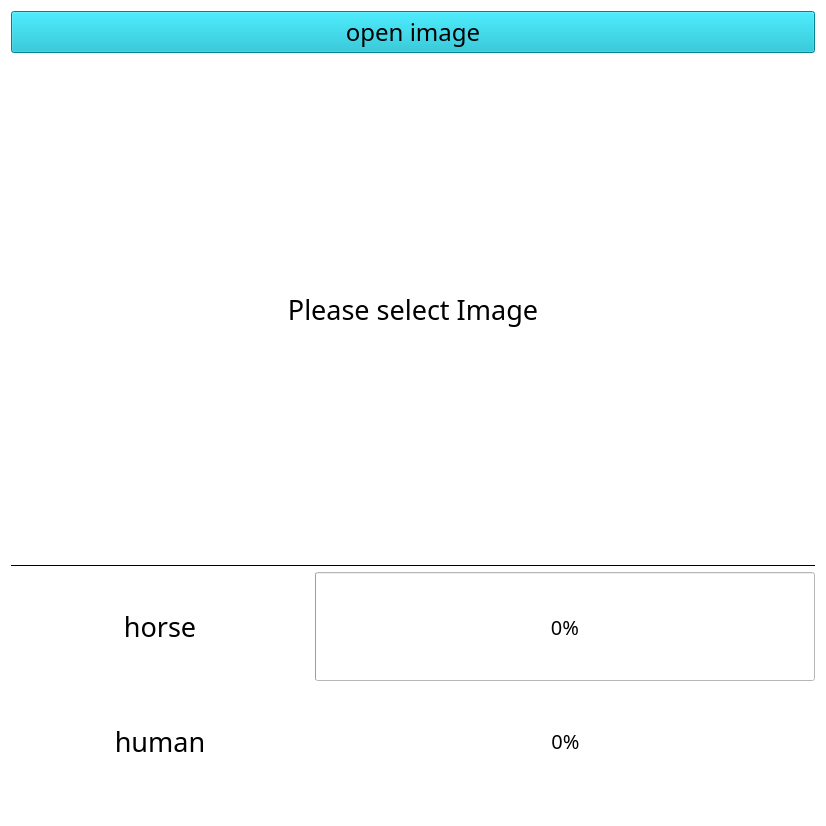
<?xml version="1.0" encoding="UTF-8"?>
<ui version="4.0">
 <class>QWidget</class>
 <widget class="QWidget" name="QWidget">
  <property name="geometry">
   <rect>
    <x>0</x>
    <y>0</y>
    <width>826</width>
    <height>826</height>
   </rect>
  </property>
  <property name="sizePolicy">
   <sizepolicy hsizetype="Fixed" vsizetype="Fixed">
    <horstretch>0</horstretch>
    <verstretch>0</verstretch>
   </sizepolicy>
  </property>
  <property name="minimumSize">
   <size>
    <width>826</width>
    <height>826</height>
   </size>
  </property>
  <property name="maximumSize">
   <size>
    <width>826</width>
    <height>16777215</height>
   </size>
  </property>
  <property name="windowTitle">
   <string>HorseOrHuman</string>
  </property>
  <property name="styleSheet">
   <string notr="true">background-color: rgb(255, 255, 255);</string>
  </property>
  <layout class="QVBoxLayout" name="verticalLayout">
   <item>
    <widget class="QPushButton" name="btn_select">
     <property name="sizePolicy">
      <sizepolicy hsizetype="Minimum" vsizetype="Fixed">
       <horstretch>0</horstretch>
       <verstretch>0</verstretch>
      </sizepolicy>
     </property>
     <property name="minimumSize">
      <size>
       <width>0</width>
       <height>30</height>
      </size>
     </property>
     <property name="font">
      <font>
       <family>나눔스퀘어라운드 Light</family>
       <pointsize>18</pointsize>
      </font>
     </property>
     <property name="autoFillBackground">
      <bool>false</bool>
     </property>
     <property name="styleSheet">
      <string notr="true">background-color: #05B8CC;</string>
     </property>
     <property name="text">
      <string>open image</string>
     </property>
    </widget>
   </item>
   <item>
    <widget class="QLabel" name="lbl_image">
     <property name="sizePolicy">
      <sizepolicy hsizetype="Preferred" vsizetype="Fixed">
       <horstretch>0</horstretch>
       <verstretch>0</verstretch>
      </sizepolicy>
     </property>
     <property name="minimumSize">
      <size>
       <width>651</width>
       <height>500</height>
      </size>
     </property>
     <property name="font">
      <font>
       <family>나눔스퀘어라운드 Bold</family>
       <pointsize>20</pointsize>
      </font>
     </property>
     <property name="text">
      <string>Please select Image</string>
     </property>
     <property name="alignment">
      <set>Qt::AlignCenter</set>
     </property>
    </widget>
   </item>
   <item>
    <widget class="QLabel" name="label_3">
     <property name="sizePolicy">
      <sizepolicy hsizetype="Preferred" vsizetype="Fixed">
       <horstretch>0</horstretch>
       <verstretch>0</verstretch>
      </sizepolicy>
     </property>
     <property name="minimumSize">
      <size>
       <width>0</width>
       <height>1</height>
      </size>
     </property>
     <property name="maximumSize">
      <size>
       <width>16777215</width>
       <height>1</height>
      </size>
     </property>
     <property name="styleSheet">
      <string notr="true">background-color: rgb(0, 0, 0);</string>
     </property>
     <property name="text">
      <string/>
     </property>
    </widget>
   </item>
   <item>
    <layout class="QHBoxLayout" name="horizontalLayout">
     <item>
      <widget class="QLabel" name="label">
       <property name="sizePolicy">
        <sizepolicy hsizetype="Preferred" vsizetype="Preferred">
         <horstretch>0</horstretch>
         <verstretch>0</verstretch>
        </sizepolicy>
       </property>
       <property name="font">
        <font>
         <family>나눔스퀘어라운드 Light</family>
         <pointsize>20</pointsize>
        </font>
       </property>
       <property name="text">
        <string>horse</string>
       </property>
       <property name="alignment">
        <set>Qt::AlignCenter</set>
       </property>
      </widget>
     </item>
     <item>
      <widget class="QProgressBar" name="bar_horse">
       <property name="sizePolicy">
        <sizepolicy hsizetype="Fixed" vsizetype="Minimum">
         <horstretch>0</horstretch>
         <verstretch>0</verstretch>
        </sizepolicy>
       </property>
       <property name="minimumSize">
        <size>
         <width>500</width>
         <height>0</height>
        </size>
       </property>
       <property name="font">
        <font>
         <family>나눔스퀘어 Light</family>
         <pointsize>15</pointsize>
        </font>
       </property>
       <property name="styleSheet">
        <string notr="true">QProgressBar
{
border: solid grey;
color: black;
}
QProgressBar::chunk 
{
background-color: #05B8CC;
}
text-shadow: 1px 1px 2px pink;</string>
       </property>
       <property name="maximum">
        <number>100</number>
       </property>
       <property name="value">
        <number>0</number>
       </property>
       <property name="alignment">
        <set>Qt::AlignCenter</set>
       </property>
       <property name="textVisible">
        <bool>true</bool>
       </property>
      </widget>
     </item>
    </layout>
   </item>
   <item>
    <layout class="QHBoxLayout" name="horizontalLayout_2">
     <item>
      <widget class="QLabel" name="label_2">
       <property name="sizePolicy">
        <sizepolicy hsizetype="Minimum" vsizetype="Preferred">
         <horstretch>0</horstretch>
         <verstretch>0</verstretch>
        </sizepolicy>
       </property>
       <property name="font">
        <font>
         <family>나눔스퀘어라운드 Light</family>
         <pointsize>20</pointsize>
        </font>
       </property>
       <property name="text">
        <string>human</string>
       </property>
       <property name="alignment">
        <set>Qt::AlignCenter</set>
       </property>
      </widget>
     </item>
     <item>
      <widget class="QProgressBar" name="bar_human">
       <property name="sizePolicy">
        <sizepolicy hsizetype="Fixed" vsizetype="Minimum">
         <horstretch>0</horstretch>
         <verstretch>0</verstretch>
        </sizepolicy>
       </property>
       <property name="minimumSize">
        <size>
         <width>500</width>
         <height>0</height>
        </size>
       </property>
       <property name="font">
        <font>
         <family>나눔스퀘어 Light</family>
         <pointsize>15</pointsize>
        </font>
       </property>
       <property name="styleSheet">
        <string notr="true">QProgressBar
{
border: solid grey;
border-radius: 15px;
}
QProgressBar::chunk 
{
background-color: #05B8CC;
}      </string>
       </property>
       <property name="maximum">
        <number>100</number>
       </property>
       <property name="value">
        <number>0</number>
       </property>
       <property name="alignment">
        <set>Qt::AlignCenter</set>
       </property>
       <property name="orientation">
        <enum>Qt::Horizontal</enum>
       </property>
       <property name="invertedAppearance">
        <bool>false</bool>
       </property>
       <property name="textDirection">
        <enum>QProgressBar::TopToBottom</enum>
       </property>
      </widget>
     </item>
    </layout>
   </item>
   <item>
    <spacer name="verticalSpacer">
     <property name="orientation">
      <enum>Qt::Vertical</enum>
     </property>
     <property name="sizeType">
      <enum>QSizePolicy::Fixed</enum>
     </property>
     <property name="sizeHint" stdset="0">
      <size>
       <width>20</width>
       <height>20</height>
      </size>
     </property>
    </spacer>
   </item>
  </layout>
 </widget>
 <resources/>
 <connections/>
</ui>
